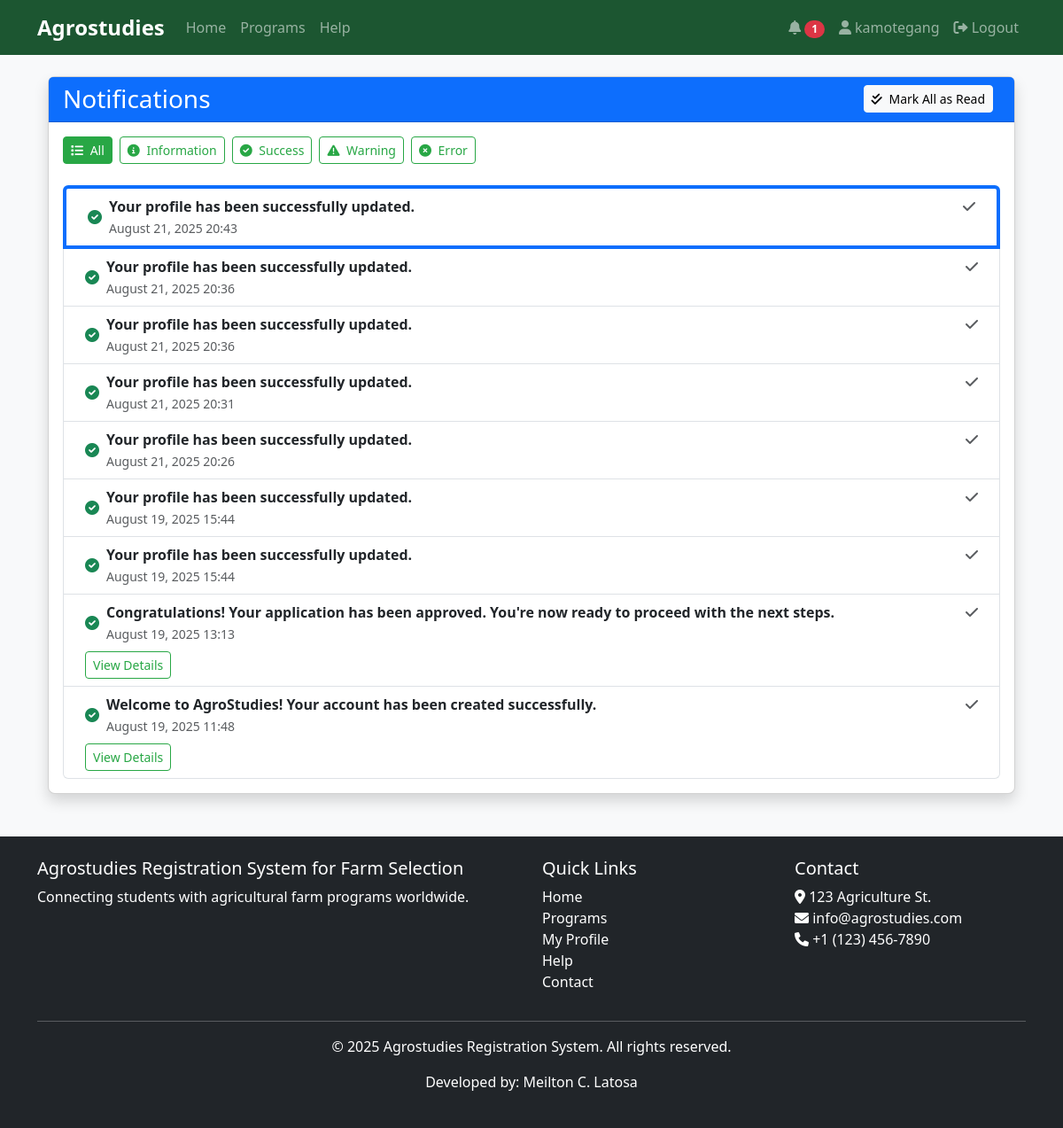
Page /notifications/ (signed in) on the committed database.
### core/models.py (models this page shows, shortened)
class Notification(models.Model):
    INFO = 'info'
    SUCCESS = 'success'
    WARNING = 'warning'
    ERROR = 'error'
    NOTIFICATION_TYPES = [
        (INFO, 'Information'),
        (SUCCESS, 'Success'),
        (WARNING, 'Warning'),
        (ERROR, 'Error'),
    ]
    user = models.ForeignKey(User, on_delete=models.CASCADE, related_name='notifications')
    message = models.TextField()
    notification_type = models.CharField(max_length=10, choices=NOTIFICATION_TYPES, default=INFO)
    link = models.CharField(max_length=255, blank=True, null=True)
    created_at = models.DateTimeField(auto_now_add=True)
    read = models.BooleanField(default=False)
    class Meta:
        ordering = ['-created_at']
    @classmethod
    def clear_old_notifications(cls, user, days=30):
        from datetime import timedelta
        from django.utils import timezone
        cutoff_date = timezone.now() - timedelta(days=days)
        return cls.objects.filter(user=user, created_at__lt=cutoff_date).delete()

### core/views.py (the view)
# urls.py: path('notifications/', views.notifications, name='notifications'),
@login_required
def notifications(request):
    notification_type = request.GET.get('type', None)
    notifications_queryset = Notification.objects.filter(user=request.user)
    Notification.clear_old_notifications(request.user)
    if notification_type in [Notification.INFO, Notification.SUCCESS, Notification.WARNING, Notification.ERROR]:
        notifications_queryset = notifications_queryset.filter(notification_type=notification_type)
    notifications = notifications_queryset.order_by('read', '-created_at')
    paginator = Paginator(notifications, 20)  # Show 20 notifications per page
    page_number = request.GET.get('page')
    page_obj = paginator.get_page(page_number)
    return render(request, 'notifications.html', {
        'notifications': page_obj,
        'is_paginated': page_obj.has_other_pages(),
        'page_obj': page_obj,
        'current_type': notification_type,
        'notification_types': [
            {'code': Notification.INFO, 'name': 'Information'},
            {'code': Notification.SUCCESS, 'name': 'Success'},
            {'code': Notification.WARNING, 'name': 'Warning'},
            {'code': Notification.ERROR, 'name': 'Error'},
        ]
    })

### core/context_processors.py (called while the page is built)
def notification_count(request):
    if request.user.is_authenticated:
        unread_count = Notification.objects.filter(user=request.user, read=False).count()
        return {
            'unread_notifications_count': unread_count
        }
    return {
        'unread_notifications_count': 0
    }

### templates/notifications.html (shortened to what this page needs)
{% extends 'base.html' %}
{% block content %}
<div class="container mt-4">
    <div class="card shadow">
        <div class="card-header bg-primary text-white d-flex justify-content-between align-items-center">
            <h3 class="mb-0">Notifications</h3>
            <div>
                <a href="{% url 'mark_all_read' %}{% if current_type %}?type={{ current_type }}{% endif %}" class="btn btn-sm btn-light me-2">
                    <i class="fas fa-check-double me-1"></i> Mark All as Read
                </a>
            </div>
        </div>
        <div class="card-body">
            <div class="mb-3 d-flex flex-wrap">
                <a href="{% url 'notifications' %}" class="btn btn-sm {% if not current_type %}btn-primary{% else %}btn-outline-primary{% endif %} me-2 mb-2">
                    <i class="fas fa-list me-1"></i> All
                </a>
                {% for type in notification_types %}
                    <a href="{% url 'notifications' %}?type={{ type.code }}"
                       class="btn btn-sm {% if current_type == type.code %}btn-primary{% else %}btn-outline-primary{% endif %} me-2 mb-2">
                        {% if type.code == 'info' %}
                            <i class="fas fa-info-circle me-1"></i>
                        {% elif type.code == 'success' %}
                            <i class="fas fa-check-circle me-1"></i>
                        {% elif type.code == 'warning' %}
                            <i class="fas fa-exclamation-triangle me-1"></i>
                        {% elif type.code == 'error' %}
                            <i class="fas fa-times-circle me-1"></i>
                        {% endif %}
                        {{ type.name }}
                    </a>
                {% endfor %}
            </div>
            {% if notifications %}
                <ul class="list-group">
                    {% for notification in notifications %}
                        <li class="list-group-item {% if not notification.read %}border-start border-4 border-primary{% endif %} d-flex justify-content-between align-items-start">
                            <div class="ms-2 me-auto">
                                <div class="d-flex align-items-center">
                                    {% if notification.notification_type == 'info' %}
                                        <i class="fas fa-info-circle text-info me-2"></i>
                                    {% elif notification.notification_type == 'success' %}
                                        <i class="fas fa-check-circle text-success me-2"></i>
                                    {% elif notification.notification_type == 'warning' %}
                                        <i class="fas fa-exclamation-triangle text-warning me-2"></i>
                                    {% elif notification.notification_type == 'error' %}
                                        <i class="fas fa-times-circle text-danger me-2"></i>
                                    {% endif %}
                                    <div>
                                        <div class="fw-bold">{{ notification.message }}</div>
                                        <small class="text-muted">{{ notification.created_at|date:"F d, Y H:i" }}</small>
                                    </div>
                                </div>
                                {% if notification.link %}
                                    <div class="mt-2">
                                        <a href="{{ notification.link }}" class="btn btn-sm btn-outline-primary">View Details</a>
                                    </div>
                                {% endif %}
                            </div>
                            <div class="d-flex">
                                <a href="{% url 'mark_notification_read' notification.id %}" class="text-decoration-none me-2" title="Mark as read">
                                    <i class="fas fa-check text-muted"></i>
                                </a>
                            </div>
                        </li>
                    {% endfor %}
                </ul>
            {% else %}
                <div class="alert alert-info">
                    <i class="fas fa-info-circle me-2"></i> You have no notifications at the moment.
                </div>
            {% endif %}
        </div>
    </div>
</div>
{% endblock %}

### templates/base.html (shortened to what this page needs)
<!DOCTYPE html>
<html lang="en">
<head>
    <link href="https://cdn.jsdelivr.net/npm/bootstrap@5.3.0/dist/css/bootstrap.min.css" rel="stylesheet">
    <link rel="stylesheet" href="https://cdnjs.cloudflare.com/ajax/libs/font-awesome/6.0.0/css/all.min.css">
    <link rel="stylesheet" href="/static/css/main.css">
    <link rel="stylesheet" href="/static/css/modal-animations.css">
</head>
<body>
    <nav class="navbar navbar-expand-lg navbar-dark bg-dark">
        <div class="container">
            <a class="navbar-brand" href="{% url 'index' %}">Agrostudies</a>
            <div class="collapse navbar-collapse" id="navbarNav">
                <ul class="navbar-nav me-auto">
                    <li class="nav-item">
                        <a class="nav-link" href="{% url 'index' %}">Home</a>
                    </li>
                    <li class="nav-item">
                        <a class="nav-link" href="{% url 'program_list' %}">Programs</a>
                    </li>
                    <li class="nav-item">
                        <a class="nav-link" href="{% url 'help' %}">Help</a>
                    </li>
                </ul>
                <ul class="navbar-nav ms-auto">
                    {% if user.is_authenticated %}
                        <li class="nav-item dropdown">
                            <a class="nav-link" href="#" id="notificationDropdown" role="button" data-bs-toggle="dropdown" aria-expanded="false">
                                <i class="fas fa-bell"></i>
                                {% if unread_notifications_count > 0 %}
                                    <span class="badge rounded-pill bg-danger">{{ unread_notifications_count }}</span>
                                {% endif %}
                            </a>
                        </li>
                        <li class="nav-item">
                            <a class="nav-link" href="{% url 'profile' %}">
                                <i class="fas fa-user"></i> {{ user.username }}
                            </a>
                        </li>
                        <li class="nav-item">
                            <a class="nav-link" href="{% url 'logout' %}">
                                <i class="fas fa-sign-out-alt"></i> Logout
                            </a>
                        </li>
                    {% endif %}
                </ul>
            </div>
        </div>
    </nav>
    <main class="container my-4">
        {% block content %}{% endblock %}
    </main>
    <footer class="bg-dark text-white py-4 mt-5">
        <div class="container">
            <div class="row">
                <div class="col-md-6">
                    <h5>Agrostudies Registration System for Farm Selection</h5>
                    <p>Connecting students with agricultural farm programs worldwide.</p>
                </div>
                <div class="col-md-3">
                    <h5>Quick Links</h5>
                    <ul class="list-unstyled">
                        <li><a href="{% url 'index' %}" class="text-white">Home</a></li>
                        <li><a href="{% url 'program_list' %}" class="text-white">Programs</a></li>
                        {% if user.is_authenticated %}
                            <li><a href="{% url 'profile' %}" class="text-white">My Profile</a></li>
                        {% else %}
                            <li><a href="#" data-bs-toggle="modal" data-bs-target="#loginModal" class="text-white">Login</a></li>
                            <li><a href="#" data-bs-toggle="modal" data-bs-target="#registerModal" class="text-white">Register</a></li>
                        {% endif %}
                        <li><a href="{% url 'help' %}" class="text-white">Help</a></li>
                        <li><a href="{% url 'contact' %}" class="text-white">Contact</a></li>
                    </ul>
                </div>
                <div class="col-md-3">
                    <h5>Contact</h5>
                    <address>
                        <i class="fas fa-map-marker-alt"></i> 123 Agriculture St.<br>
                        <i class="fas fa-envelope"></i> info@agrostudies.com<br>
                        <i class="fas fa-phone"></i> +1 (123) 456-7890
                    </address>
                </div>
            </div>
            <hr>
            <div class="text-center">
                <p>&copy; {% now "Y" %} Agrostudies Registration System. All rights reserved.</p>
                <p>Developed by: Meilton C. Latosa</p>
            </div>
        </div>
    </footer>
</body>
</html>

### static/css/main.css (style rules this page uses)
body { font-family: 'Segoe UI', Tahoma, Geneva, Verdana, sans-serif; background-color: #f8f9fa; color: #333; }
a { color: #28a745; text-decoration: none; }
.btn-primary { background-color: #28a745; border-color: #28a745; }
.btn-outline-primary { color: #28a745; border-color: #28a745; }
.navbar-dark { background-color: #1c5631 !important; }
.navbar-brand { font-weight: bold; font-size: 1.5rem; }
.card { border-radius: 8px; box-shadow: 0 2px 8px rgba(0,0,0,0.1); transition: transform 0.3s ease; }
footer { background-color: #1c5631 !important; }
footer a { transition: opacity 0.2s ease; }

### rows in the picture
Notification: notification_type "success" (drawn), message "Your profile has been successfully updated.", created_at "August 21, 2025 20:43"
Notification: notification_type "success" (drawn), message "Your profile has been successfully updated.", created_at "August 21, 2025 20:36"
Notification: notification_type "success" (drawn), message "Your profile has been successfully updated.", created_at "August 21, 2025 20:36"
Notification: notification_type "success" (drawn), message "Your profile has been successfully updated.", created_at "August 21, 2025 20:31"
Notification: notification_type "success" (drawn), message "Your profile has been successfully updated.", created_at "August 21, 2025 20:26"
Notification: notification_type "success" (drawn), message "Your profile has been successfully updated.", created_at "August 19, 2025 15:44"
Notification: notification_type "success" (drawn), message "Your profile has been successfully updated.", created_at "August 19, 2025 15:44"
Notification: notification_type "success" (drawn), message "Congratulations! Your application has been approved. You're now ready to proceed with the next steps.", created_at "August 19, 2025 13:13"
Notification: notification_type "success" (drawn), message "Welcome to AgroStudies! Your account has been created successfully.", created_at "August 19, 2025 11:48"

### other values in the picture
{{ unread_notifications_count }} "1"
{{ user.username }} "kamotegang"
{{ type.name }} "Information" "Success" "Warning" "Error"
